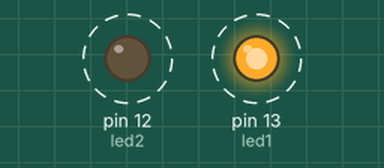
Simulated run of this sketch. Board: Arduino Uno, built with avr-gcc and run on an emulated ATmega328P. Shown: output pins drawn as LEDs (lit = HIGH). Dashed ring = blinking.

Above: at 0.2 s.
Timing chart, 0 to 3.0 s (numbered marks = the images above):
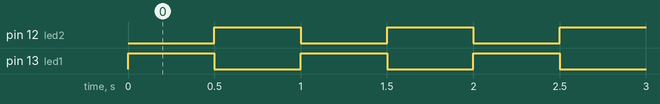

Measured:
- by itself, pin 12 (led2), pin 13 (led1): alternates HIGH for 0.50 s and LOW for 0.50 s
- by itself, everything shown: repeats every 1.0 s, in 3 steps

The sketch:

secao-2.2.ino
```cpp
// Seção 2.2 - Dois pisca-pisca externos

int led1 = 13;
int led2 = 12;

void setup() {
  pinMode(led1,OUTPUT);
  pinMode(led2,OUTPUT);
}

void loop() {
  digitalWrite(led1, HIGH);
  delay(500);
  digitalWrite(led1, LOW);

  digitalWrite(led2, HIGH);
  delay(500);
  digitalWrite(led2, LOW);
}
```
